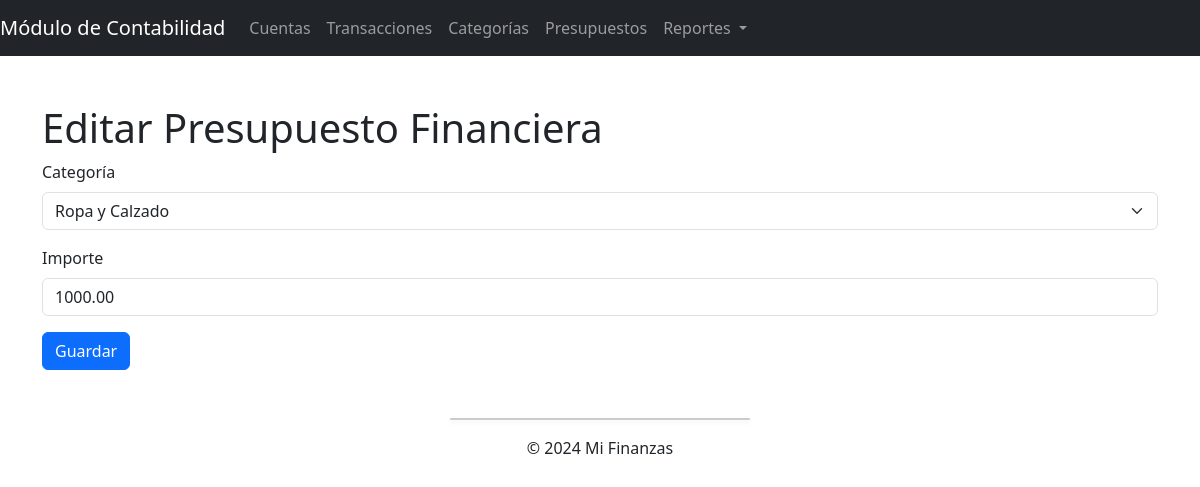
The app's page /presupuestos/4/editar/, older data.
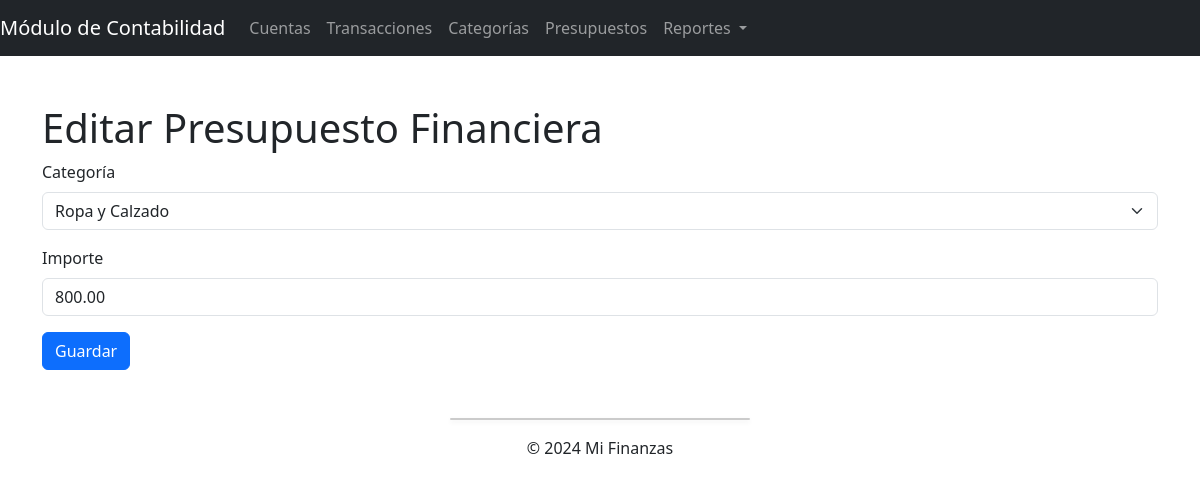
The same page, newer data.
### contabilidad/models.py (models this page shows)
class Presupuesto(models.Model):
    id = models.AutoField(primary_key=True)
    categoria = models.ForeignKey(Categoria, on_delete=models.CASCADE)
    importe = models.DecimalField(max_digits=10, decimal_places=2)

### contabilidad/views.py (the view)
# urls.py: path('presupuestos/<int:pk>/editar/', presupuesto_editar, name='presupuesto_editar'),
def presupuesto_editar(request, pk):
    presupuesto = get_object_or_404(Presupuesto, pk=pk)
    if request.method == 'POST':
        form = PresupuestoForm(request.POST, instance=presupuesto)
        if form.is_valid():
            form.save()
            messages.success(request, 'Presupuesto editada correctamente.')
            return redirect('presupuesto_listar')
    else:
        form = PresupuestoForm(instance=presupuesto)
    context = {
        'form': form,
    }
    return render(request, 'contabilidad/presupuestos/editar.html', context)

### contabilidad/forms.py
class PresupuestoForm(forms.ModelForm):
    importe = forms.DecimalField(label='Importe')
    categoria = forms.ModelChoiceField(queryset=Categoria.objects.all(), required=False, label='Categoría')
    class Meta:
        model = Presupuesto
        fields = ['categoria', 'importe']

### contabilidad/models.py (called while the page is built)
    def __str__(self):
        return self.nombre

### contabilidad/templates/contabilidad/presupuestos/editar.html (shortened to what this page needs)
{% extends 'base.html' %}
{% load django_bootstrap5 %}
{% block content %}
    <h1>Editar Presupuesto Financiera</h1>
    <form method="post">
        {% bootstrap_form form %}
        <button type="submit" class="btn btn-primary">Guardar</button>
    </form>
{% endblock %}

Row changes from the older to the newer data that the page shows:
changed Presupuesto "Ropa y Calzado": importe "1000.00" → "800.00"
